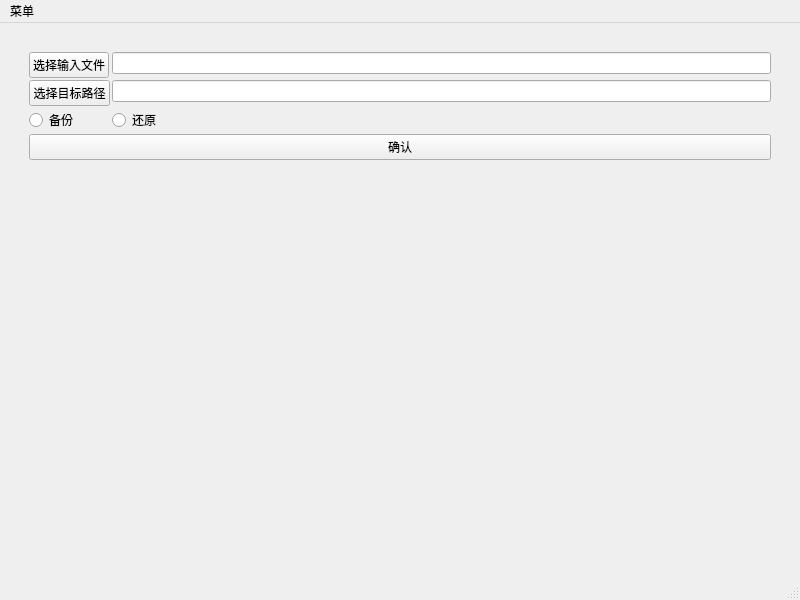
<?xml version="1.0" encoding="UTF-8"?>
<ui version="4.0">
 <class>MainWindow</class>
 <widget class="QMainWindow" name="MainWindow">
  <property name="geometry">
   <rect>
    <x>0</x>
    <y>0</y>
    <width>800</width>
    <height>600</height>
   </rect>
  </property>
  <property name="sizePolicy">
   <sizepolicy hsizetype="Preferred" vsizetype="Preferred">
    <horstretch>0</horstretch>
    <verstretch>0</verstretch>
   </sizepolicy>
  </property>
  <property name="acceptDrops">
   <bool>true</bool>
  </property>
  <property name="windowTitle">
   <string>文件备份</string>
  </property>
  <widget class="QWidget" name="centralwidget">
   <property name="sizePolicy">
    <sizepolicy hsizetype="Expanding" vsizetype="Preferred">
     <horstretch>0</horstretch>
     <verstretch>0</verstretch>
    </sizepolicy>
   </property>
   <property name="acceptDrops">
    <bool>true</bool>
   </property>
   <layout class="QVBoxLayout" name="verticalLayout_2">
    <item>
     <layout class="QVBoxLayout" name="verticalLayout">
      <item>
       <spacer name="horizontalSpacer_2">
        <property name="orientation">
         <enum>Qt::Horizontal</enum>
        </property>
        <property name="sizeHint" stdset="0">
         <size>
          <width>40</width>
          <height>20</height>
         </size>
        </property>
       </spacer>
      </item>
      <item>
       <layout class="QHBoxLayout" name="horizontalLayout_2">
        <item>
         <spacer name="verticalSpacer_2">
          <property name="orientation">
           <enum>Qt::Vertical</enum>
          </property>
          <property name="sizeHint" stdset="0">
           <size>
            <width>20</width>
            <height>40</height>
           </size>
          </property>
         </spacer>
        </item>
        <item>
         <layout class="QFormLayout" name="formLayout">
          <property name="horizontalSpacing">
           <number>2</number>
          </property>
          <property name="verticalSpacing">
           <number>2</number>
          </property>
          <item row="1" column="0">
           <widget class="QPushButton" name="pushButton">
            <property name="text">
             <string>选择输入文件</string>
            </property>
           </widget>
          </item>
          <item row="1" column="1">
           <widget class="QLineEdit" name="lineEdit_input">
            <property name="minimumSize">
             <size>
              <width>400</width>
              <height>0</height>
             </size>
            </property>
            <property name="inputMask">
             <string/>
            </property>
            <property name="text">
             <string/>
            </property>
            <property name="readOnly">
             <bool>false</bool>
            </property>
           </widget>
          </item>
          <item row="2" column="0">
           <widget class="QPushButton" name="pushButton_2">
            <property name="text">
             <string>选择目标路径</string>
            </property>
           </widget>
          </item>
          <item row="2" column="1">
           <widget class="QLineEdit" name="lineEdit_output">
            <property name="minimumSize">
             <size>
              <width>400</width>
              <height>0</height>
             </size>
            </property>
            <property name="inputMask">
             <string/>
            </property>
            <property name="text">
             <string/>
            </property>
            <property name="readOnly">
             <bool>false</bool>
            </property>
           </widget>
          </item>
          <item row="3" column="0">
           <widget class="QRadioButton" name="radioButton">
            <property name="text">
             <string>备份</string>
            </property>
           </widget>
          </item>
          <item row="3" column="1">
           <widget class="QRadioButton" name="radioButton2">
            <property name="enabled">
             <bool>true</bool>
            </property>
            <property name="text">
             <string>还原</string>
            </property>
           </widget>
          </item>
          <item row="6" column="0" colspan="2">
           <widget class="QPushButton" name="pushButton_3">
            <property name="minimumSize">
             <size>
              <width>0</width>
              <height>0</height>
             </size>
            </property>
            <property name="text">
             <string>确认</string>
            </property>
           </widget>
          </item>
         </layout>
        </item>
        <item>
         <spacer name="verticalSpacer">
          <property name="orientation">
           <enum>Qt::Vertical</enum>
          </property>
          <property name="sizeHint" stdset="0">
           <size>
            <width>20</width>
            <height>40</height>
           </size>
          </property>
         </spacer>
        </item>
       </layout>
      </item>
      <item>
       <spacer name="horizontalSpacer">
        <property name="orientation">
         <enum>Qt::Horizontal</enum>
        </property>
        <property name="sizeHint" stdset="0">
         <size>
          <width>40</width>
          <height>20</height>
         </size>
        </property>
       </spacer>
      </item>
     </layout>
    </item>
   </layout>
  </widget>
  <widget class="QMenuBar" name="menubar">
   <property name="geometry">
    <rect>
     <x>0</x>
     <y>0</y>
     <width>800</width>
     <height>21</height>
    </rect>
   </property>
   <widget class="QMenu" name="menu">
    <property name="title">
     <string>菜单</string>
    </property>
    <addaction name="actionEncSettings"/>
   </widget>
   <addaction name="menu"/>
  </widget>
  <widget class="QStatusBar" name="statusBar"/>
  <action name="actionhelp">
   <property name="text">
    <string>帮助</string>
   </property>
  </action>
  <action name="actionabout">
   <property name="text">
    <string>关于</string>
   </property>
  </action>
  <action name="actionEncSettings">
   <property name="text">
    <string>加密设置</string>
   </property>
  </action>
 </widget>
 <resources/>
 <connections/>
</ui>
